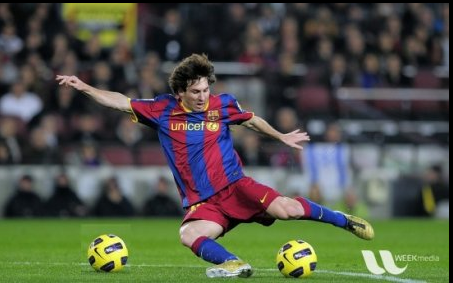
#> input picture images/messi.png, 453 x 283 px
$ python image_pyramids.py
#> lines starting #> are read from the running program, lines starting #| are printed output that depends on the picture
import cv2 as cv
import numpy as np

img = cv.imread("images/messi.png")
#> img is the input picture: shape (283, 453, 3); mean B, G, R 70.9, 84.1, 80.7
# examples of gaussian pyramid down (upto 4 levels)
lower_res = cv.pyrDown(img)
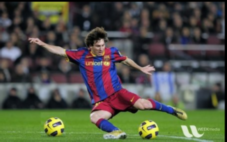
#> lower_res: shape (142, 227, 3); mean B, G, R 70.7, 84, 80.5
even_lower_res = cv.pyrDown(lower_res)
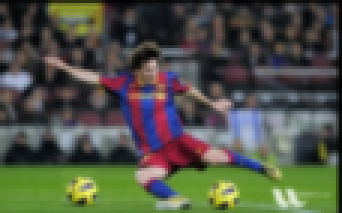
#> even_lower_res: shape (71, 114, 3) (shown 3 times larger); mean B, G, R 70.5, 83.5, 80.2
even_more_lower_res = cv.pyrDown(even_lower_res)

cv.imshow("original res", img)
cv.waitKey(0)
cv.imshow("lower res", lower_res)
cv.waitKey(0)
cv.imshow("even lower res", even_lower_res)
cv.waitKey(0)
cv.imshow("even more lower res", even_more_lower_res)
cv.waitKey(0)
cv.destroyAllWindows()

# examples of gaussian pyramind up (upto 4 levels )
higher_res = cv.pyrUp(
    img
)  # to see the consequences of scaling up and down these images use even_more_lower_res in this function
even_higher_res = cv.pyrUp(higher_res)
even_more_higher_res = cv.pyrUp(even_higher_res)
cv.imshow("original res", img)
cv.waitKey(0)
cv.imshow("higher res", higher_res)
cv.waitKey(0)
cv.imshow("even higher res", even_higher_res)
cv.waitKey(0)
cv.imshow("even more higher res", even_more_higher_res)
cv.waitKey(0)
cv.destroyAllWindows()

# Image blending using pyramids

apple = cv.imread("images/apple.png")
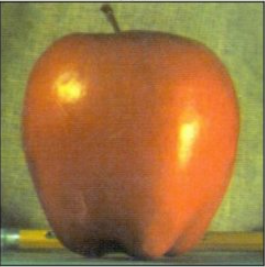
#> input picture images/apple.png, 265 x 267 px
#> apple is the input picture: shape (267, 265, 3); mean B, G, R 64.7, 118, 157.5
orange = cv.imread("images/orange.png")
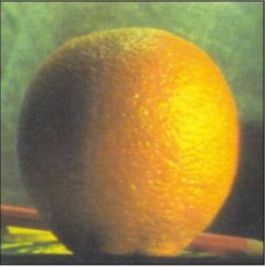
#> input picture images/orange.png, 265 x 267 px
#> orange is the input picture: shape (267, 265, 3); mean B, G, R 69.2, 130.8, 149.2

# generation of gaussian pyramid for apple
A_copy = apple.copy()
gpA = [A_copy]
for i in range(6):
    A_copy = cv.pyrDown(A_copy)
    gpA.append(A_copy)
#> after the loop, gpA = 7 items

# generation of gaussian pyramid for orange
O_copy = orange.copy()
gpO = [O_copy]
for i in range(6):
    O_copy = cv.pyrDown(O_copy)
    gpO.append(O_copy)
#> after the loop, gpO = 7 items

# generation of laplacian pyramid for apple
lpA = [gpA[5]]
for i in range(5, 0, -1):
    GE = cv.pyrUp(gpA[i])
    if GE.shape != gpA[i - 1].shape:
        GE = cv.resize(GE, (gpA[i - 1].shape[1], gpA[i - 1].shape[0]))
    # L = cv.subtract(gpA[i - 1], GE)
    L = cv.subtract(gpA[i - 1], GE)
    lpA.append(L)
#> after the loop, lpA = 6 items

# generation of laplacian pyramid for orange
lpO = [gpO[5]]
for i in range(5, 0, -1):
    GE = cv.pyrUp(gpO[i])
    if GE.shape != gpO[i - 1].shape:
        GE = cv.resize(GE, (gpO[i - 1].shape[1], gpO[i - 1].shape[0]))
    # L = cv.subtract(gpO[i - 1], GE)
    L = cv.subtract(gpO[i - 1], GE)
    lpO.append(L)
#> this loop made 5 passes
#> pass 3, `GE = cv.pyrUp(gpO[i])`:
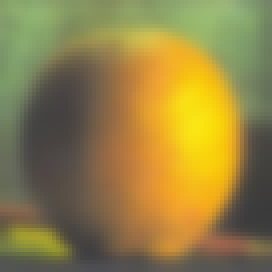
#> GE: shape (68, 68, 3) (shown 4 times larger); mean of channels 0, 1, 2 69.5, 129.3, 146.7; drawn as B, G, R
#> after the loop, lpO = 6 items

# adding left and right halves of images in each level
LS = []
for la, lo in zip(lpA, lpO):
    rows, cols, dpt = la.shape
    ls = np.hstack((la[:, 0 : cols // 2], lo[:, cols // 2 :]))
    LS.append(ls)
#> this loop made 6 passes
#> (rows, cols) on passes 1 to 6: (9, 9), (17, 17), (34, 34), (67, 67), (134, 133), (267, 265)
#> after the loop, LS = 6 items

ls_ = LS[0]
for i in range(1, 6):
    ls_ = cv.pyrUp(ls_)
    if ls_.shape != LS[i].shape:
        ls_ = cv.resize(ls_, (LS[i].shape[1], LS[i].shape[0]))
    # ls_ = cv.add(ls_, LS[i])
    ls_ = cv.add(ls_, LS[i])
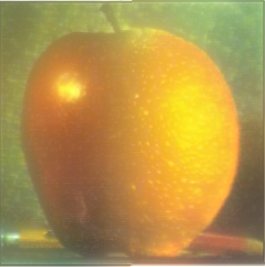
#> ls_: shape (267, 265, 3); mean of channels 0, 1, 2 73.5, 146.8, 178.5; drawn as B, G, R

real = np.hstack((apple[:, : apple.shape[1] // 2], orange[:, orange.shape[1] // 2 :]))
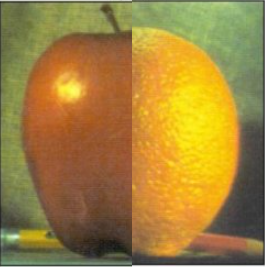
#> real: shape (267, 265, 3); mean B, G, R 60.6, 129.3, 159.7

cv.imshow("pyramid_blending", ls_)
cv.waitKey(0)
cv.imshow("direct blending", real)
cv.waitKey(0)
cv.destroyAllWindows()
